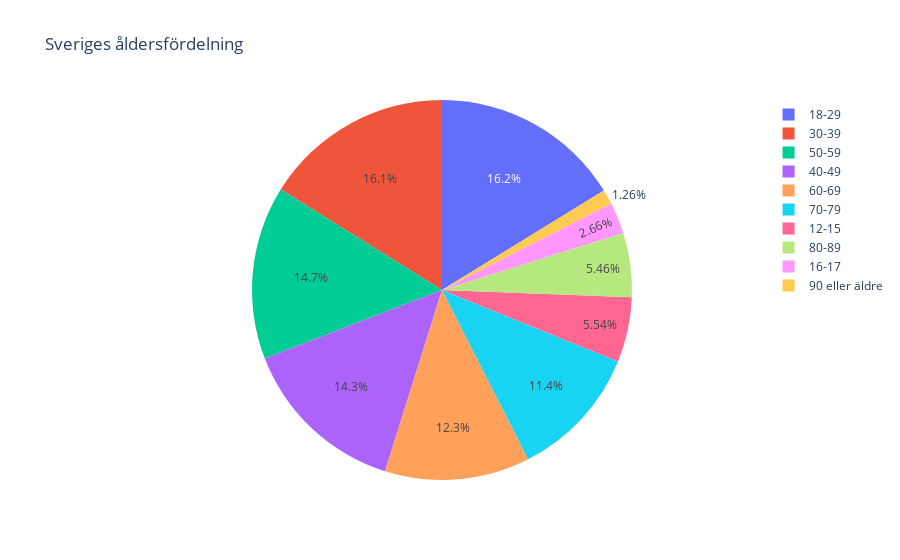

The notebook cell this image was saved under:
### Markdown cell above
### e)

### Code cell
fig = px.pie(
    vaccin_kommun_och_older,
    values='Befolkning',
    names='Ålder',
    title='Sveriges åldersfördelning'
)

fig.show()

fig.write_html("Visualiseringar/Sveriges_åldersfördelning.html")

### Figure 1 — Plotly figure (JSON) as saved in the notebook; plotly's stock layout.template omitted (floating-point values rounded to 4 significant figures; data arrays with more than 128 entries replaced by an {"elided": "..."} marker saying what was removed)
{"data": [{"domain": {"x": [0, 1], "y": [0, 1]}, "hovertemplate": "Ålder=%{label}<br>Befolkning=%{value}<extra></extra>", "labels": {"elided": "2900 str values"}, "legendgroup": "", "name": "", "showlegend": true, "type": "pie", "values": {"elided": "2900 int values"}}], "layout": {"legend": {"tracegroupgap": 0}, "title": {"text": "Sveriges åldersfördelning"}}}
